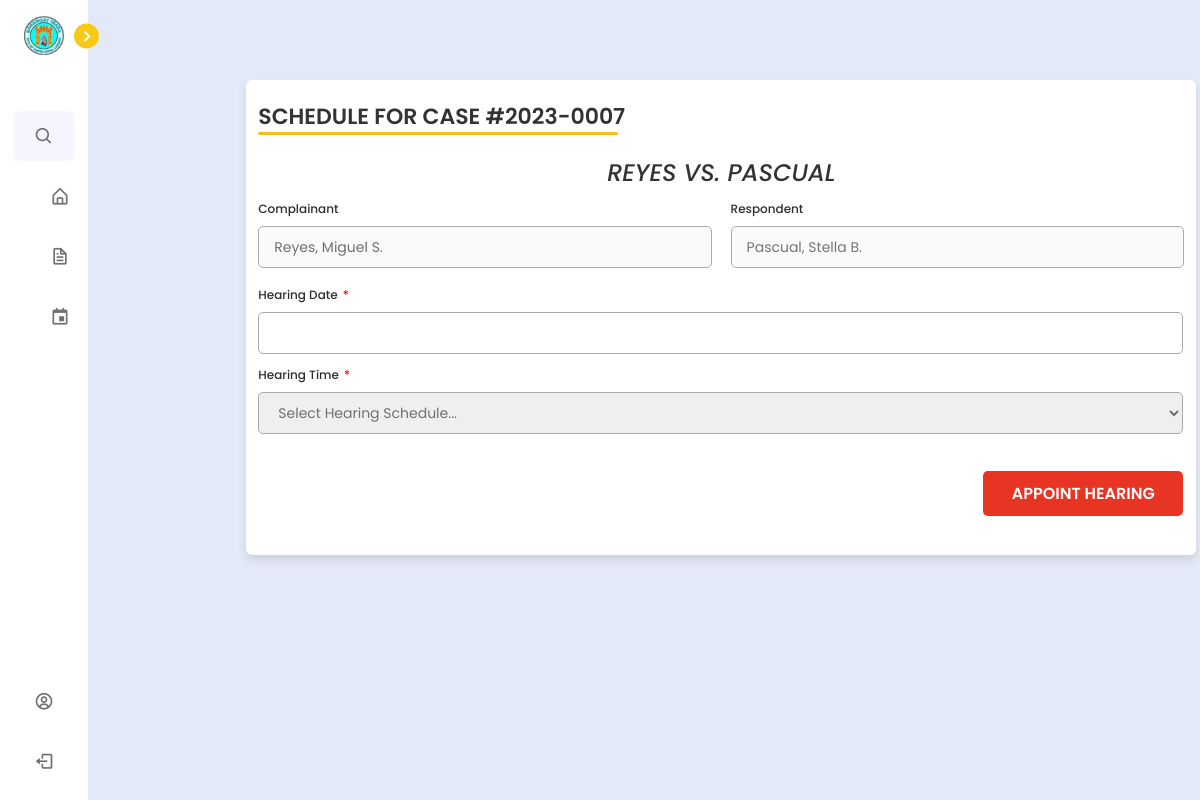
The page /barangay/lupon/hearingschedule.php?incident_case_number=2023-0007-05 (signed in) on the database as committed earlier.
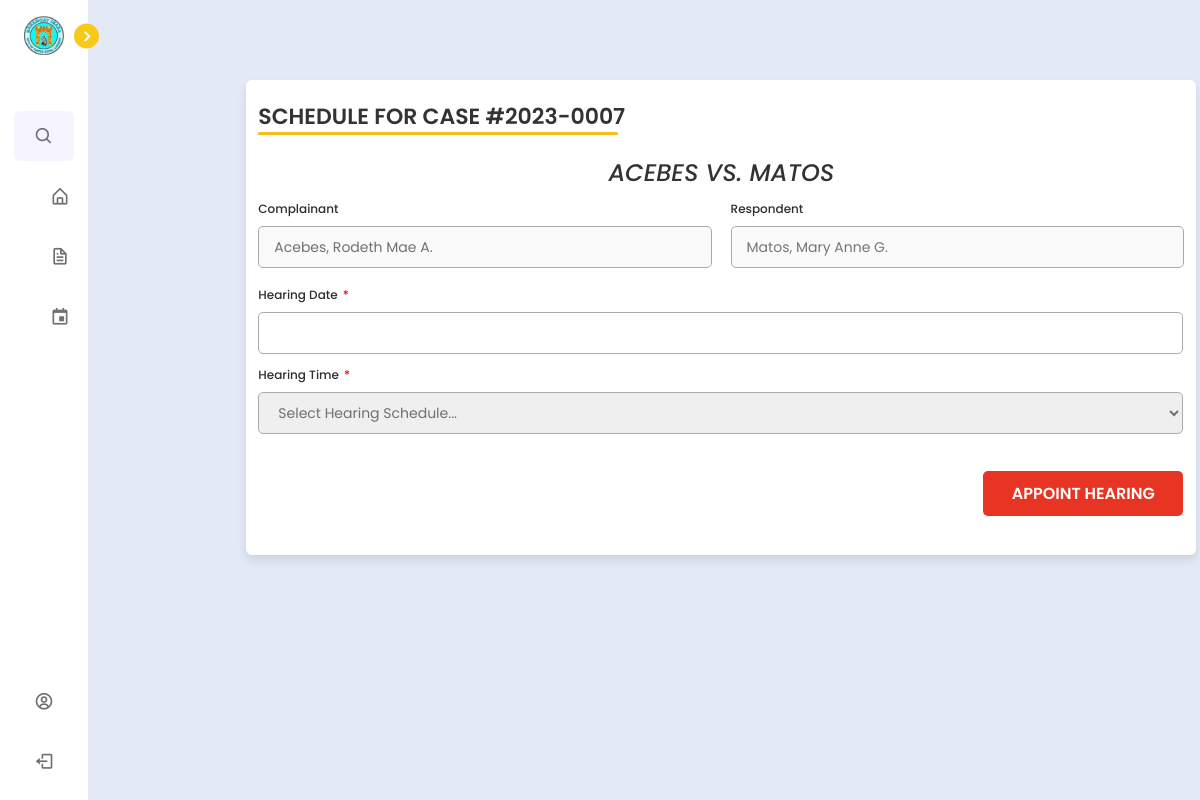
The same page on the database as committed later.
### tables this page shows
CREATE TABLE `incident_report` (
  `incident_id` int(11) NOT NULL,
  `complainant_last_name` varchar(255) NOT NULL,
  `complainant_first_name` varchar(255) NOT NULL,
  `complainant_middle_name` varchar(255) NOT NULL,
  `complainant_cellphone_number` varchar(20) NOT NULL,
  `complainant_house_address` varchar(255) NOT NULL,
  `respondent_last_name` varchar(255) NOT NULL,
  `respondent_first_name` varchar(255) NOT NULL,
  `respondent_middle_name` varchar(255) NOT NULL,
  `respondent_cellphone_number` varchar(20) NOT NULL,
  `respondent_house_address` varchar(255) NOT NULL,
  `incident_case_number` varchar(50) NOT NULL,
  `incident_case_type` varchar(100) NOT NULL,
  `incident_date` date NOT NULL,
  `description_of_violation` tinytext NOT NULL,
  `created_at` timestamp NOT NULL DEFAULT current_timestamp(),
  `submitter_first_name` varchar(50) DEFAULT NULL,
  `submitter_last_name` varchar(50) DEFAULT NULL,
  `lupon_id` int(11) DEFAULT NULL,
  `pb_id` int(11) NOT NULL,
  `other_incident_case_type` varchar(255) DEFAULT NULL
);

### barangay/lupon/hearingschedule.php (the view, shortened to what this page needs)
<?php
include '../../config.php';
?>
<!DOCTYPE html>
<html lang="en">
<head>
    <link rel="stylesheet" href="../../css/incidentform.css">
    <link href='https://unpkg.com/boxicons@2.1.1/css/boxicons.min.css' rel='stylesheet'>
    <link rel="stylesheet" href="https://unicons.iconscout.com/release/v4.0.0/css/line.css">
    <link rel="stylesheet" href="https://cdnjs.cloudflare.com/ajax/libs/font-awesome/6.2.0/css/all.min.css"/>
    <link rel="stylesheet" href="https://code.jquery.com/ui/1.12.1/themes/base/jquery-ui.css">
</head>
<body>
<?php include 'nav_bar.php'; ?>
    <section class="home">
        <div class="container" style="margin-left: 15%; margin-top: 80px; width: 950px; height: 475px;">
        <?php
        $incident_case_number = $_GET['incident_case_number'];
        $select = mysqli_query($conn, "SELECT * FROM `incident_report` WHERE incident_case_number = '$incident_case_number'") or die('query failed');
        $fetch_cases = mysqli_fetch_assoc($select);
        ?>
<header style="font-size: 22px;">SCHEDULE FOR CASE #<?php echo htmlspecialchars(substr($fetch_cases['incident_case_number'], 0, 9)); ?></header>
        <form action="" method="post">
            <div class="form first">
                <div class="details personal">
                    <span class="title" style="font-style: italic; font-size: 24px; text-align: center; margin-bottom: 20px;"><?php echo $fetch_cases['complainant_last_name']; ?> vs. <?php echo $fetch_cases['respondent_last_name']; ?></span>
                    <div class="fields">
                        <div class="input-field-1" style="width: 49%;">
                            <label class="">Complainant</label>
                            <input type="text" value="<?php echo ucwords($fetch_cases['complainant_last_name']); ?>, <?php echo ucwords($fetch_cases['complainant_first_name']); ?> <?php echo substr($fetch_cases['complainant_middle_name'], 0, 1); ?>." disabled>
                        </div>
                        <div class="input-field-1" style="width: 49%;">
                            <label class="">Respondent</label>
                            <input type="text" placeholder="<?php echo ucwords($fetch_cases['respondent_last_name']); ?>, <?php echo ucwords($fetch_cases['respondent_first_name']); ?> <?php echo substr($fetch_cases['respondent_middle_name'], 0, 1); ?>." disabled>
                        </div>
                    </div>
                </div>
                <div class="details ID">
                    <div class="fields">
                    <div class="input-field-1" style="width: 57.8rem; margin-top: 15px;">
                    <label class="required-label">Hearing Date</label>
                    <input type="text" name="date_of_hearing" id="datepicker" placeholder="" required readonly>
                    </div>
                    <div class="input-field-1" style="width: 57.8rem; margin-top: 15px;">
                        <label class="required-label">Hearing Time</label>
                        <select name="time_of_hearing" readonly>
                            <option disabled selected>Select Hearing Schedule...</option>
                        </select>
                    </div>
                    </div>
                    <button class="pop-up" style="margin-right: 1px;">
                            <span class="btnText" style="background: transparent; border: none; font-weight: 600; color: #fff; cursor: pointer;">APPOINT HEARING</span>
                    </button>
                </div>
            </div>
        </form>
        </div>
    </section>
</body>
</html>

Rows that differ between the two databases and show on the page:
removed incident_report: incident_case_number "2023-0007", complainant_last_name "REYES", respondent_last_name "PASCUAL", complainant_last_name+complainant_first_name+complainant_middle_name "Reyes, Miguel S.", respondent_last_name+respondent_first_name+respondent_middle_name "Pascual, Stella B."
added incident_report: incident_case_number "2023-0007", complainant_last_name "ACEBES", respondent_last_name "MATOS", complainant_last_name+complainant_first_name+complainant_middle_name "Acebes, Rodeth Mae A.", respondent_last_name+respondent_first_name+respondent_middle_name "Matos, Mary Anne G."
